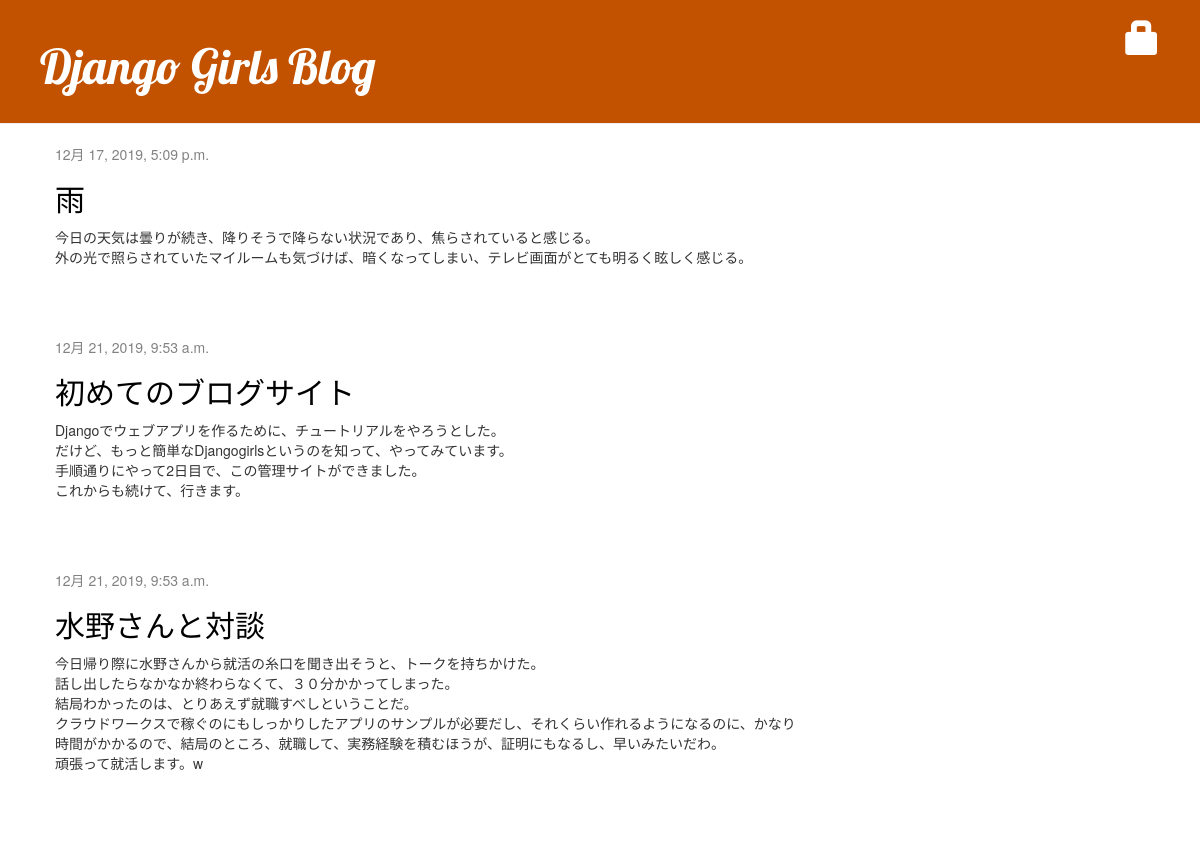
The page / on the database its author committed.
### blog/models.py (models this page shows, shortened)
class Post(models.Model):
    author = models.ForeignKey(settings.AUTH_USER_MODEL, on_delete=models.CASCADE)
    title = models.CharField(max_length=200)
    text = models.TextField()
    created_date = models.DateTimeField(default=timezone.now)
    published_date = models.DateTimeField(blank=True, null=True)

### blog/views.py (the view)
# urls.py: path('', views.post_list, name='post_list'),
def post_list(request):
    posts = Post.objects.filter(published_date__lte=timezone.now()).order_by('published_date')
    return render(request, 'blog/post_list.html', {'posts': posts})

### blog/templates/blog/post_list.html
{% extends 'blog/base.html' %}
{% block content %}
    {% for post in posts %}
        <div class="post">
            <div class="date">
                {{ post.published_date }}
            </div>
            <h2><a href="{% url 'post_detail' pk=post.pk %}">{{ post.title }}</a></h2>
            <p>{{ post.text|linebreaksbr }}</p>
        </div>
    {% endfor %}
{% endblock %}

### blog/templates/blog/base.html (shortened to what this page needs)
{% load static %}
<html>
    <head>
        <link rel="stylesheet" href="//maxcdn.bootstrapcdn.com/bootstrap/3.2.0/css/bootstrap.min.css">
        <link rel="stylesheet" href="//maxcdn.bootstrapcdn.com/bootstrap/3.2.0/css/bootstrap-theme.min.css">
        <link rel="stylesheet" href="{% static 'css/blog.css' %}">
    </head>
    <body>
        <div class="page-header">
            {% if user.is_authenticated %}
                <a href="{% url 'post_draft_list' %}" class="top-menu"><span class="glyphicon glyphicon-edit"></span></a>
                <a href="{% url 'post_new' %}" class="top-menu"><span class="glyphicon glyphicon-plus"></span></a>
                <p class="top-menu">Hello {{ user.username }} <small>(<a href="{% url 'logout' %}">Log out</a>)</small></p>
            {% else %}
                <a href="{% url 'login' %}" class="top-menu"><span class="glyphicon glyphicon-lock"></span></a>
            {% endif %}
            <h1><a href="/">Django Girls Blog</a></h1>
        </div>
        <div class="content container">
            <div class="row">
                <div class="col-md-8">
                    {% block content %}
                    {% endblock %}
                </div>
            </div>
        </div>
    </body>
</html>

### blog/static/css/blog.css (style rules this page uses)
h1 a, h2 a { color: red; font-family: 'Lobster'; }
body { padding-left: 15px: }
.page-header { background-color: #C25100; margin-top: 0; padding: 20px 20px 20px 40px; }
.page-header h1, .page-header h1 a, .page-header h1 a:visited, .page-header h1 a:active { color: #ffffff; font-size: 36pt; text-decoration: none; }
.content { margin-left: 40px; }
h1, h2, h3, h4 { font-family: 'Lobster', cursive; }
.date { color: #828282; }
.top-menu, .top-menu:hover, .top-menu:visited { color: #ffffff; float: right; font-size: 26pt; margin-right: 20px; }
.post { margin-bottom: 70px; }
.post h2 a, .post h2 a:visited { color: #000000; }

### rows shown on the page
Post: published_date "12月 17, 2019, 5:09 p.m.", title "雨", text "今日の天気は曇りが続き、降りそうで降らない状況であり、焦らされていると感じる。 外の光で照らされていたマイルームも気づけば、暗くなってしまい、テレビ画面がとても明るく眩しく感じる。"
Post: published_date "12月 21, 2019, 9:53 a.m.", title "初めてのブログサイト", text "Djangoでウェブアプリを作るために、チュートリアルをやろうとした。 だけど、もっと簡単なDjangogirlsというのを知って、やってみています。 手順通りにやって2日目で、この管理サイトができました。 これからも続けて、行きます。"
Post: published_date "12月 21, 2019, 9:53 a.m.", title "水野さんと対談", text "今日帰り際に水野さんから就活の糸口を聞き出そうと、トークを持ちかけた。 話し出したらなかなか終わらなくて、３０分かかってしまった。 結局わかったのは、とりあえず就職すべしということだ。 クラウドワークスで稼ぐのにもしっかりしたアプリのサンプルが必要だし、それくらい作れるようになるのに、かなり時間がかかるので、結局のところ、就職して、実務経験を積むほうが、証明にもなるし、早いみたいだわ。 頑張って就活します。w"
